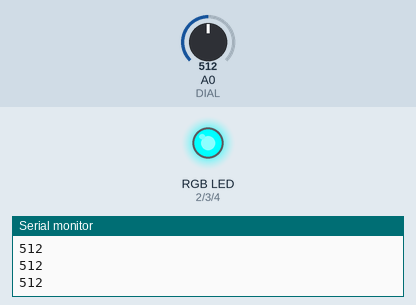
Recording of a sketch running on a simulated Arduino Uno, built with avr-gcc and run on an emulated ATmega328P. Parts: an RGB LED mixed from three pins (HIGH = lit), the last lines printed to the serial monitor. Inputs (shaded band) come from the test bench; at power-on: A0 (DIAL) = 512.

Above: at 1.2 s.
1.3 s: A0 (DIAL) set to 441
2.8 s: A0 (DIAL) set to 420
At 4.0 s:
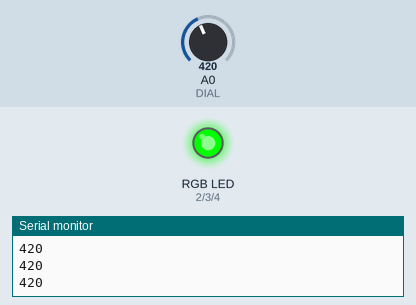
4.3 s: A0 (DIAL) set to 521
At 5.5 s:
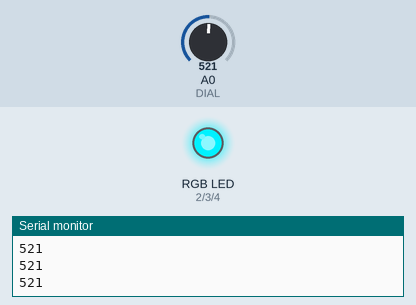
5.8 s: A0 (DIAL) set to 692
At 7.0 s:
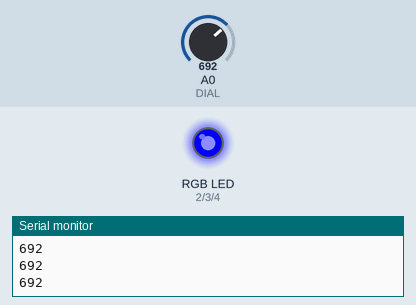
7.3 s: A0 (DIAL) set to 862
At 8.5 s:
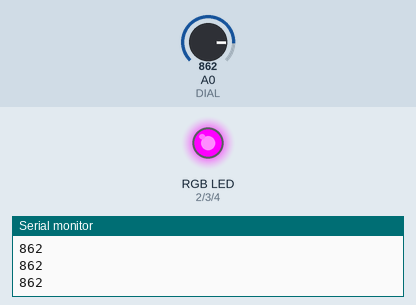
8.8 s: A0 (DIAL) set to 716
At 9.4 s:
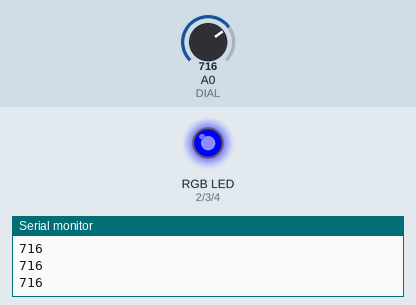
Timing chart, 0 to 11.3 s (numbered marks = the images above; inputs shaded):
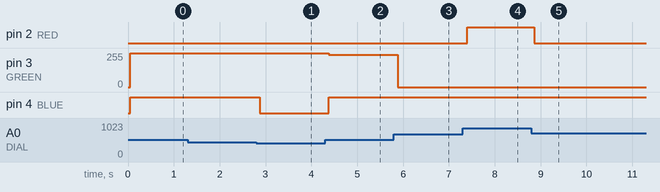

Measured:
- the behaviour switches between 427 and 426 on A0 (DIAL) (found by bisection; images 0 and 1)
- after the input at 2.8 s, pin 4 (BLUE): HIGH → LOW after 0.07 s
- after the input at 4.3 s, pin 3 (GREEN): 255/255 → 241/255 after 0.08 s; pin 4 (BLUE): LOW → HIGH after 0.08 s
- after the input at 5.8 s, pin 3 (GREEN): 241/255 → 0/255 after 0.09 s
- after the input at 7.3 s, pin 2 (RED): LOW → HIGH after 0.10 s
- after the input at 8.8 s, pin 2 (RED): HIGH → LOW after 0.06 s

The sketch:

RGB_VeriableResistor.ino
```cpp
#define DIAL A0
#define RED 2
#define GREEN 3
#define BLUE 4

void setup() {
  pinMode(DIAL, INPUT);
  pinMode(RED, OUTPUT);
  pinMode(GREEN, OUTPUT);
  pinMode(BLUE, OUTPUT);
  Serial.begin(9600);
}

void loop() {
  unsigned int voltage = analogRead(DIAL);
  Serial.println(voltage);
  delay(50);
  //for(int i = 0; i <= 255; i++){
  //  analogWrite(RED, i);
  //  delay(10);
  //}
  if(voltage >= 0 && voltage <=170){
    analogWrite(RED, 255);
    analogWrite(GREEN, voltage*1.5);
    analogWrite(BLUE, 0);
  }
  else if(voltage > 170 && voltage <= 341){
    analogWrite(RED, (340 - voltage)*1.5);
    analogWrite(GREEN, 255);
    analogWrite(BLUE, 0);
  }
  else if(voltage > 341 && voltage <= 511){
    analogWrite(RED, 0);
    analogWrite(GREEN, 255);
    analogWrite(BLUE, (voltage - 341)*1.5);
  }
  else if(voltage > 511 && voltage <= 682){
    analogWrite(RED, 0);
    analogWrite(GREEN, (682 - voltage)*1.5);
    analogWrite(BLUE, 255);
  }
  else if(voltage > 682 && voltage <= 852){
    analogWrite(RED, (voltage - 682)*1.5);
    analogWrite(GREEN, 0);
    analogWrite(BLUE, 255);
  }
  else if(voltage > 852 && voltage <= 1023){
    analogWrite(RED, 255);
    analogWrite(GREEN, 0);
    analogWrite(BLUE, (1023 - voltage)*1.5);
  }
}
```
